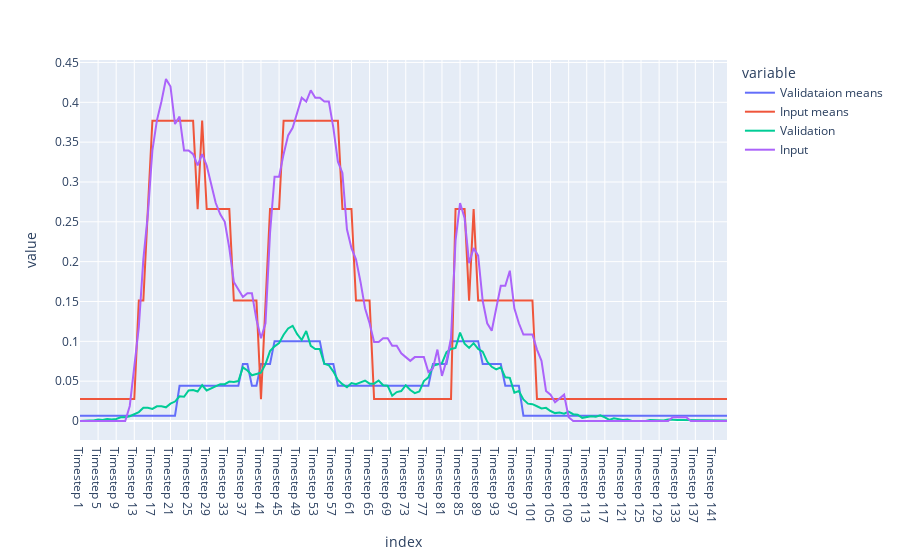

Notebook code cell kept with this figure:
### Code cell
dv = prob_v.loc[category]
dv.name = "Validation"
di = prob_i.loc[category]
di.name = "Input"
orig = pd.concat([dv, di], axis=1)
combined = pd.concat([result, orig], axis=1)
fig = px.line(combined)
fig.show()

### Figure 1 — Plotly figure (JSON) as saved in the notebook; plotly's stock layout.template omitted (floating-point values rounded to 4 significant figures; data arrays with more than 128 entries replaced by an {"elided": "..."} marker saying what was removed)
{"data": [{"hovertemplate": "variable=Validataion means<br>index=%{x}<br>value=%{y}<extra></extra>", "legendgroup": "Validataion means", "line": {"color": "#636efa", "dash": "solid"}, "marker": {"symbol": "circle"}, "mode": "lines", "name": "Validataion means", "orientation": "v", "showlegend": true, "type": "scatter", "x": {"elided": "144 str values"}, "xaxis": "x", "y": {"elided": "144 float values"}, "yaxis": "y"}, {"hovertemplate": "variable=Input means<br>index=%{x}<br>value=%{y}<extra></extra>", "legendgroup": "Input means", "line": {"color": "#EF553B", "dash": "solid"}, "marker": {"symbol": "circle"}, "mode": "lines", "name": "Input means", "orientation": "v", "showlegend": true, "type": "scatter", "x": {"elided": "144 str values"}, "xaxis": "x", "y": {"elided": "144 float values"}, "yaxis": "y"}, {"hovertemplate": "variable=Validation<br>index=%{x}<br>value=%{y}<extra></extra>", "legendgroup": "Validation", "line": {"color": "#00cc96", "dash": "solid"}, "marker": {"symbol": "circle"}, "mode": "lines", "name": "Validation", "orientation": "v", "showlegend": true, "type": "scatter", "x": {"elided": "144 str values"}, "xaxis": "x", "y": {"elided": "144 float values"}, "yaxis": "y"}, {"hovertemplate": "variable=Input<br>index=%{x}<br>value=%{y}<extra></extra>", "legendgroup": "Input", "line": {"color": "#ab63fa", "dash": "solid"}, "marker": {"symbol": "circle"}, "mode": "lines", "name": "Input", "orientation": "v", "showlegend": true, "type": "scatter", "x": {"elided": "144 str values"}, "xaxis": "x", "y": {"elided": "144 float values"}, "yaxis": "y"}], "layout": {"legend": {"title": {"text": "variable"}, "tracegroupgap": 0}, "margin": {"t": 60}, "xaxis": {"anchor": "y", "domain": [0, 1], "title": {"text": "index"}}, "yaxis": {"anchor": "x", "domain": [0, 1], "title": {"text": "value"}}}}
